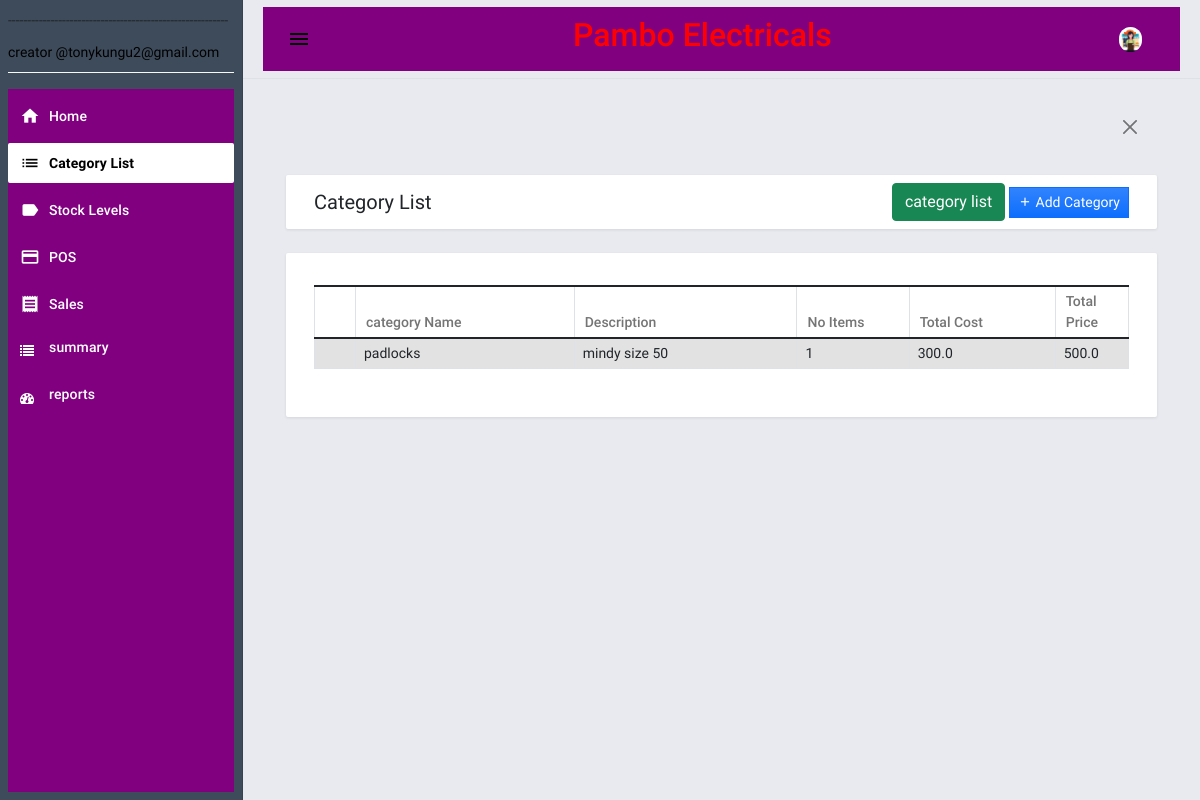
Before: /category (signed in) with the older database file.
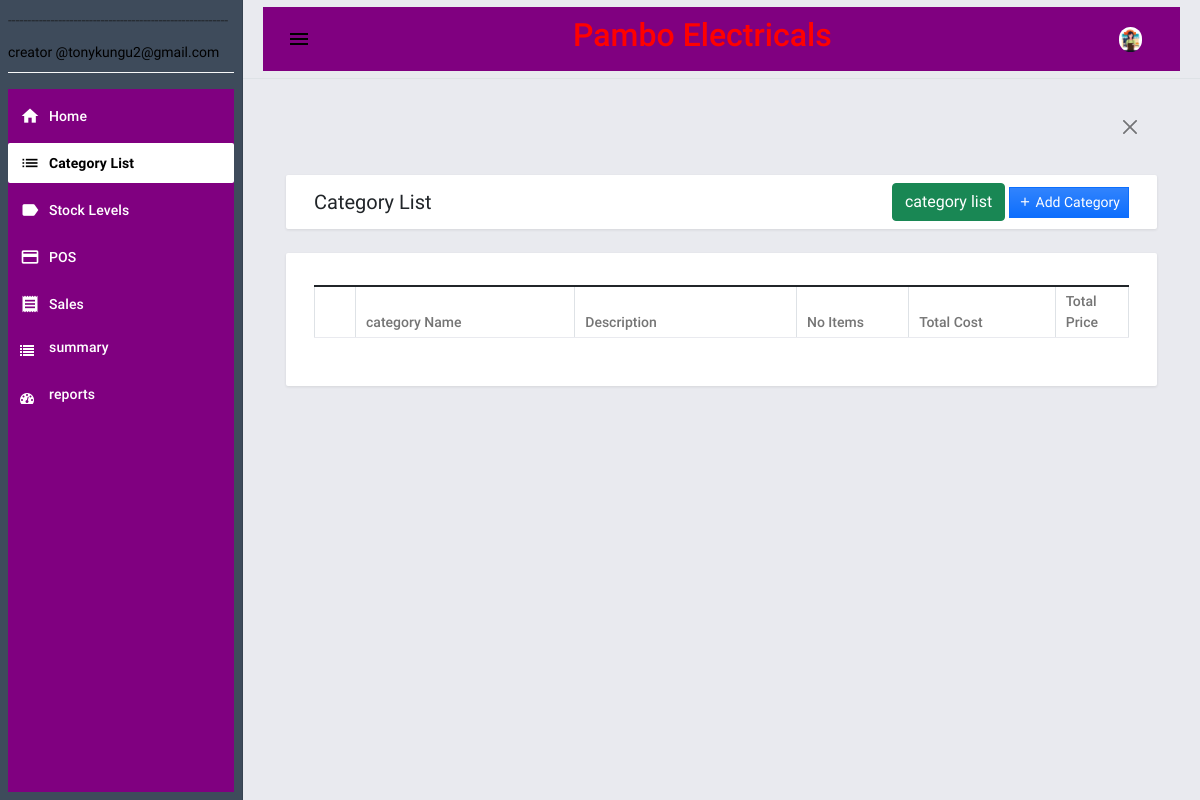
After: the same page with the newer database file.
### pambo/database.py (models this page shows)
class products(posData.Model): # actual products info
    pid=posData.Column(posData.Integer,primary_key=True)
    serial=posData.Column(posData.String(),nullable=False,default="0")
    pname=posData.Column(posData.String(100),nullable=False)
    pDesc=posData.Column(posData.String(100),nullable=True)
    pCat=posData.Column(posData.String(100),nullable=False)
    pImage=posData.Column(posData.String(100),nullable=True)
    pQuant=posData.Column(posData.Float,nullable=False)
    pCost=posData.Column(posData.Float,nullable=False)
    pPrice=posData.Column(posData.Float,nullable=False)
    pStatus=posData.Column(posData.String(100),nullable=False)
    pDate=posData.Column(posData.DateTime,nullable=False,default=datetime.utcnow)
    pShop=posData.Column(posData.String(100),nullable=False)
    pCreator=posData.Column(posData.String(100),nullable=False)

### pambo/routes.py (the view)
@app.route('/category')
@login_required
def catInfo():
    cat=getCat()
    cats=category.query.all()
    return render_template('category.html',cat=cat,cats=cats)

### pambo/grpProd.py (called while the page is built)
def getCat():
    conn=sqlite3.connect('./pambo/pos.db')
    rows=[]
    con=conn.execute('select pCat,pDesc,count(*) as number,sum(pCost) as total_cost,sum(pPrice) as total_price from products group by pCat')
    for row in con:
       rows.append(row)
    return rows

### pambo/routes.py (called while the page is built)
@logins.user_loader
def load_user(id):
    return posUsers.query.get(int(id))

### pambo/template/category.html (shortened to what this page needs)
{% extends "base.html" %} {% block pageContent %}
<div class="mdc-layout-grid__cell stretch-card mdc-layout-grid__cell--span-12">
    <div class="mdc-card py-2">
        <div class="d-flex justify-content-between align-items-center">
            <h4 class="card-title mb-0">Category List</h4>
            <div class="text-start">
                <button onclick="catList();" class="btn btn-success" id="catlist"><span>category list</span></button></a>
                <a href="{{url_for('addCat')}}"><button class="btn btn-primary bg-gradient btn-sm rounded-0" id="create_new"><i class="mdi mdi-plus"></i><span> Add Category</span></button></a>
            </div>
        </div>
    </div>
</div>
<div class="mdc-layout-grid__cell stretch-card mdc-layout-grid__cell--span-12">
    <div class="mdc-card">
        <div class="table-responsive" id="categories">
            <table class="table table-striped table-bordered">
                <colgroup>
                    <col width="5%">
                    <col width="30%">
                    <col width="30%">
                    <col width="15%">
                    <col width="20%">
                </colgroup>
                <thead>
                    <tr>
                        <th class="text-center py-1"></th>
                        <th class="text-start py-1">category Name</th>
                        <th class="text-start py-1">Description</th>
                        <th class="text-start py-1">No Items</th>
                        <th class="text-start py-1">Total Cost</th>
                        <th class="text-start py-1">Total Price</th>
                    </tr>
                </thead>
                <tbody>
                    {% for cat in cat %}
                    <tr>
                        <td class="px-2 py-1 text-center"></td>
                        <td class="px-2 py-1 text-start" style="margin-left:100px">{{cat[0]}}</td>
                        <td class="px-2 py-1 text-start">{{cat[1]}}</td>
                        <td class="px-2 py-1 text-start">{{cat[2]}}</td>
                        <td class="px-2 py-1 text-start">{{cat[3]}}</td>
                        <td class="px-2 py-1 text-start">{{cat[4]}}</td>
                    </tr>
                    {% endfor %}
                </tbody>
            </table>
        </div>
    </div>
</div>
{% endblock pageContent %}

### pambo/template/base.html (shortened to what this page needs)
<!DOCTYPE html>
<html lang="en">
<head>
    <link rel="stylesheet" href="/static/posAPP/assets/bootstrap/css/bootstrap.min.css">
    <link rel="stylesheet" href="/static/posAPP/assets/material-admin/vendors/mdi/css/materialdesignicons.min.css">
    <link rel="stylesheet" href="/static/posAPP/assets/material-admin/vendors/css/vendor.bundle.base.css">
    <link rel="stylesheet" href="/static/posAPP/assets/material-admin/vendors/flag-icon-css/css/flag-icon.min.css">
    <link rel="stylesheet" href="/static/posAPP/assets/material-admin/vendors/jvectormap/jquery-jvectormap.css">
    <link rel="stylesheet" href="/static/posAPP/assets/material-admin/css/demo/style.css">
    <link rel="stylesheet" href="/static/posAPP/assets/select2/dist/css/select2.min.css">
    <link rel="stylesheet" href="/static/posAPP/assets/default/css/style.css">
    <link rel="stylesheet"
    href=
"https://cdnjs.cloudflare.com/ajax/libs/font-awesome/4.7.0/css/font-awesome.min.css">
  </head>
</head>
<body>
    <div class="body-wrapper">
        {% block navigation %} {% include "navigation.html" %} {% endblock navigation %}
        <div class="main-wrapper mdc-drawer-app-content">
            {% block TopNavigation %} {% include "topNavigation.html" %} {% endblock TopNavigation %}
            <div class="page-wrapper mdc-toolbar-fixed-adjust">
                <main class="content-wrapper">
                    <div class="mdc-layout-grid py-1">
                        <div class="mdc-layout-grid__inner">
                            <div class="mdc-layout-grid__cell stretch-card mdc-layout-grid__cell--span-12">
                                <div class="alert alert w-100 rounded-0 mb-0">
                                    <div class="d-flex w-100">
                                        <div class="col-auto flex-shrink-1 flex-grow-1"></div>
                                        <div class="col-auto text-center">
                                            <button class="btn-close btn-sm text-sm" type="button" onclick="$(this).closest('.alert').remove()"></button>
                                        </div>
                                    </div>
                                </div>
                            </div>
                        </div>
                    </div>
                    <div class="mdc-layout-grid">
                        <div class="mdc-layout-grid__inner">
                            {% block pageContent %} {% endblock pageContent %}
                        </div>
                    </div>
                </main>
                <footer>
                    <div class="mdc-layout-grid">
                    </div>
                </footer>
            </div>
        </div>
    </div>
</body>
</html>

### pambo/template/navigation.html
<aside class="mdc-drawer mdc-drawer--dismissible mdc-drawer--open bg-dark bg-gradient">
    <div class="mdc-drawer__header border-bottom border-light">
        <p>---------------------------------------------------------</p>
        <p style="color:black">creator @tonykungu2@gmail.com</p>
    </div>
    <div class="mdc-drawer__content" style="background-color:purple">
        <div class="mdc-list-group">
            <nav class="mdc-list mdc-drawer-menu">
                <div class="mdc-list-item mdc-drawer-item">
                    <a class="mdc-drawer-link" href="{{url_for('home')}}">
                        <i class="material-icons mdc-list-item__start-detail mdc-drawer-item-icon" aria-hidden="true">home</i> Home
                    </a>
                </div>
                <div class="mdc-list-item mdc-drawer-item">
                    <a class="mdc-drawer-link" href="{{url_for('catInfo')}}">
                        <i class="material-icons mdc-list-item__start-detail mdc-drawer-item-icon" aria-hidden="true">list</i> Category List
                    </a>
                </div>
                <div class="mdc-list-item mdc-drawer-item">
                    <a class="mdc-drawer-link" href="{{url_for('prodInfo')}}">
                        <i class="material-icons mdc-list-item__start-detail mdc-drawer-item-icon" aria-hidden="true">label</i> Stock Levels
                    </a>
                </div>
                <div class="mdc-list-item mdc-drawer-item">
                    <a class="mdc-drawer-link" href="{{url_for('posPage')}}">
                        <i class="material-icons mdc-list-item__start-detail mdc-drawer-item-icon" aria-hidden="true">payment</i> POS
                    </a>
                </div>
                <div class="mdc-list-item mdc-drawer-item">
                    <a class="mdc-drawer-link" href="{{url_for('salesInfo')}}">
                        <i class="material-icons mdc-list-item__start-detail mdc-drawer-item-icon" aria-hidden="true">receipt</i> Sales
                    </a>
                </div>
                <div class="mdc-list-item mdc-drawer-item">
                    <a class="mdc-drawer-link" href="{{url_for('summaryInfo')}}">
                        <i class="fa fa-list"></i>
                       <p style="margin-left:15px">summary</p>
                    </a>
                </div>
                 <div class="mdc-list-item mdc-drawer-item">
                    <a class="mdc-drawer-link" href="{{url_for('graphs')}}">
                        <i class="fa fa-dashboard"></i>
                       <p style="margin-left:15px">reports</p>
                    </a>
                </div>
            </nav>
        </div>
    </div>
</aside>

### pambo/template/topNavigation.html (shortened to what this page needs)
<header class="mdc-top-app-bar border-bottom shadow">
    <div class="mdc-top-app-bar__row" style="background-color:purple">
        <div class="mdc-top-app-bar__section mdc-top-app-bar__section--align-start">
            <button class="material-icons mdc-top-app-bar__navigation-icon mdc-icon-button sidebar-toggler">menu</button>
            <h3 class="glow" style="margin-left:250px; font-size: 32px;">Pambo Electricals</h3>
        </div>
        <div class="mdc-top-app-bar__section mdc-top-app-bar__section--align-end mdc-top-app-bar__section-right" style="background-color:purple">
            <div class="menu-button-container menu-profile d-none d-md-block">
                <button class="mdc-button mdc-menu-button">
                    <span class="d-flex align-items-center">
                    <span class="figure">
                        <img src="/static/posAPP/assets/material-admin/images/faces/index.png" alt="user" class="user">
                    </span>
                    </span>
                </button>
            </div>
        </div>
    </div>
</header>

### pambo/static/posAPP/assets/default/css/style.css (style rules this page uses)
html, body { height: 100%; width: 100%; }
.body-wrapper .main-wrapper .page-wrapper .content-wrapper { min-height: calc(100vh - 84px - 62px) !important; }
.mdc-drawer { background: unset; }
.mdc-drawer__header, .mdc-drawer__content { margin: .5em !important; }
.mdc-list-item.mdc-drawer-item { margin-left: 0 !important; margin-right: 0 !important; }

### pambo/template/topNavigation.html (style rules this page uses)
.glow { font-size: 70px; color: red; text-align: center; -webkit-animation: glow 1s ease-in-out infinite alternate; -moz-animation: glow 1s ease-in-out infinite alternate; animation: glow 1s ease-in-out infinite alternate; }

Changed rows visible on the page:
removed products: pCat "padlocks", pDesc "mindy size 50", cat "1", pCost "300.0", pPrice "500.0"
